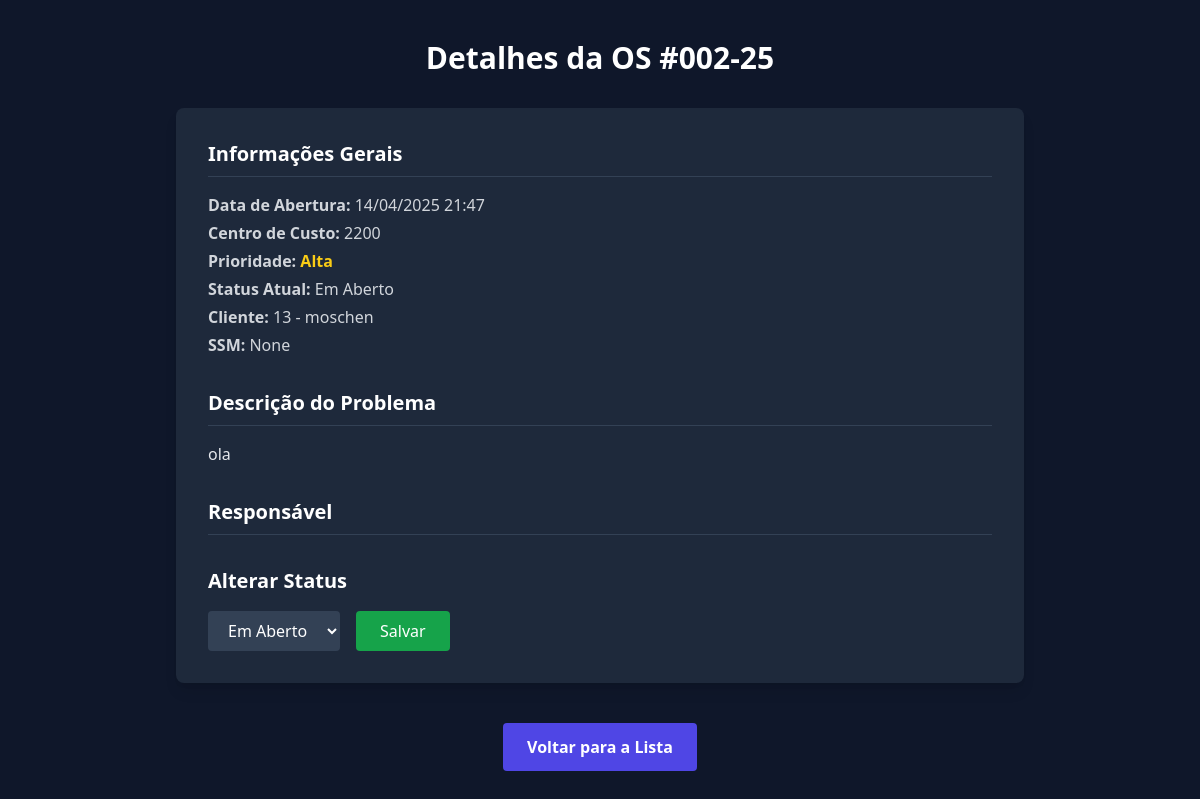
Page /menuos/detalhes-os/002-25/ (signed in) on the committed database.
### menuos/models.py (models this page shows, shortened)
class AberturaOS(models.Model):
    numero_os = models.CharField(max_length=20, unique=True)
    descricao = models.TextField()
    cc = models.CharField("Centro de Custo", max_length=20)
    cod_cliente = models.ForeignKey(Cliente, on_delete=models.CASCADE)
    cod_intervencao = models.ForeignKey('MotivoIntervencao', on_delete=models.CASCADE)  # ajuste se necessário
    ssm = models.PositiveIntegerField("SSM", null=True, blank=True)
    PRIORIDADES = [
        ('B', 'Baixa'),
        ('A', 'Alta'),
        ('C', 'Crítica'),
    ]
    prioridade = models.CharField(max_length=10, choices=PRIORIDADES)
    STATUS_CHOICES = [
        ('Em Aberto', 'Em Aberto'),
        ('Finalizada', 'Finalizada'),
    ]
    status = models.CharField(max_length=20, choices=STATUS_CHOICES, default='Em Aberto')
    data_abertura = models.DateTimeField(auto_now_add=True)

class Cliente(models.Model):
    codigo_cliente = models.CharField(max_length=20, unique=True)
    nome_cliente = models.CharField(max_length=100)
    def __str__(self):
        return f"{self.codigo_cliente} - {self.nome_cliente}"

### menuos/views.py (the view)
# urls.py: path('detalhes-os/<str:numero_os>/', views.detalhes_os, name='detalhes_os'),  # Detalhes de uma OS específica
@login_required
def detalhes_os(request, numero_os):
    os = get_object_or_404(AberturaOS, numero_os=numero_os)
    return render(request, 'detalhes-os.html', {'os': os})

### menuos/templates/detalhes-os.html (shortened to what this page needs)
{% extends 'base.html' %}
{% block body %}
<div
    class="min-h-screen bg-slate-900 text-white px-6 py-10 flex flex-col max-w-4xl mx-auto">
    <h1 class="text-3xl font-bold mb-8 text-center">Detalhes da OS #{{ os.numero_os }}</h1>
    <div class="bg-slate-800 p-8 rounded-lg shadow-lg space-y-8">
        <section>
            <h2 class="text-xl font-semibold mb-4 border-b border-slate-700 pb-2">Informações Gerais</h2>
            <ul class="space-y-1 text-gray-300">
                <li><strong>Data de Abertura:</strong> {{ os.data_abertura|date:"d/m/Y H:i" }}</li>
                <li><strong>Centro de Custo:</strong> {{ os.cc }}</li>
                <li><strong>Prioridade:</strong>
                    {% if os.prioridade == 'B' %}
                        <span class="text-green-400 font-semibold">Baixa</span>
                    {% elif os.prioridade == 'A' %}
                        <span class="text-yellow-400 font-semibold">Alta</span>
                    {% elif os.prioridade == 'C' %}
                        <span class="text-red-500 font-semibold">Crítica</span>
                    {% else %}
                        <span>-</span>
                    {% endif %}
                </li>
                <li><strong>Status Atual:</strong> {{ os.status }}</li>
                <li><strong>Cliente:</strong> {{ os.cod_cliente }}</li>
                <li><strong>SSM:</strong> {{ os.ssm }}</li>
            </ul>
        </section>
        <section>
            <h2 class="text-xl font-semibold mb-4 border-b border-slate-700 pb-2">Descrição do Problema</h2>
            <p class="text-gray-200 whitespace-pre-wrap">{{ os.descricao }}</p>
        </section>
        <section>
            <h2 class="text-xl font-semibold mb-4 border-b border-slate-700 pb-2">Responsável</h2>
        </section>
        <section>
            <h2 class="text-xl font-semibold mb-4">Alterar Status</h2>
            <form method="POST" action="{% url 'alterar_status_os' os.id %}" class="flex flex-col sm:flex-row items-center gap-4 max-w-md">
                <select name="status" class="bg-slate-700 text-white px-4 py-2 rounded w-full sm:w-auto">
                    <option value="Em Aberto" {% if os.status == 'Em Aberto' %}selected{% endif %}>Em Aberto</option>
                </select>
                <button type="submit" class="bg-green-600 hover:bg-green-500 text-white px-6 py-2 rounded w-full sm:w-auto">
                    Salvar
                </button>
            </form>
        </section>
    </div>
    <div class="mt-10 text-center">
        <a href="{% url 'listar_os' %}" class="inline-block bg-indigo-600 hover:bg-indigo-500 text-white px-6 py-3 rounded font-semibold transition">
            Voltar para a Lista
        </a>
    </div>
</div>
{% endblock %}

### rows in the picture
AberturaOS: numero_os "002-25", data_abertura "14/04/2025 21:47", cc "2200", status "Em Aberto", cod_cliente "13 - moschen", ssm "None", descricao "ola"
